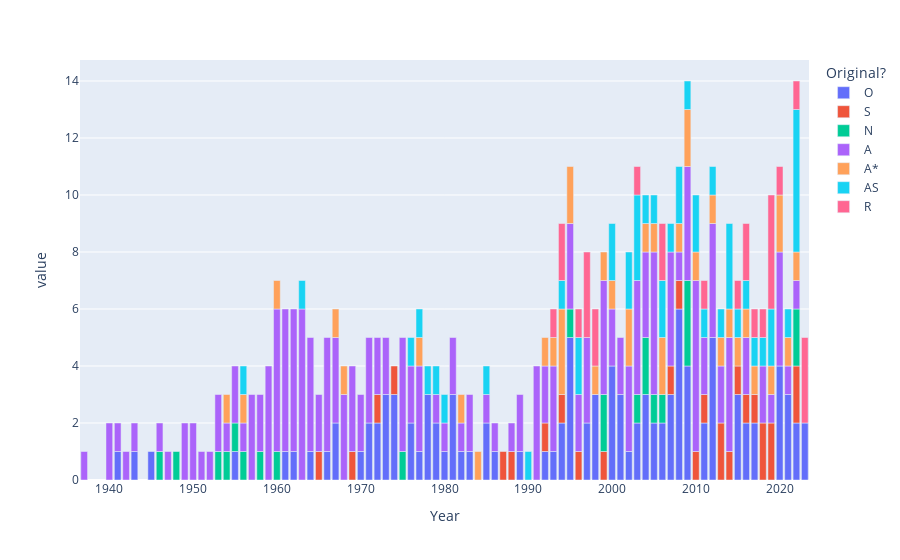

Notebook cell for this chart:
### Code cell
fig = px.bar(originality_by_year)
fig.show()

### Figure 1 — Plotly figure (JSON) as saved in the notebook; plotly's stock layout.template omitted (floating-point values rounded to 4 significant figures)
{"data": [{"alignmentgroup": "True", "hovertemplate": "Original?=O<br>Year=%{x}<br>value=%{y}<extra></extra>", "legendgroup": "O", "marker": {"color": "#636efa", "pattern": {"shape": ""}}, "name": "O", "offsetgroup": "O", "orientation": "v", "showlegend": true, "textposition": "auto", "type": "bar", "x": [1937, 1940, 1941, 1942, 1943, 1945, 1946, 1947, 1948, 1949, 1950, 1951, 1952, 1953, 1954, 1955, 1956, 1957, 1958, 1959, 1960, 1961, 1962, 1963, 1964, 1965, 1966, 1967, 1968, 1969, 1970, 1971, 1972, 1973, 1974, 1975, 1976, 1977, 1978, 1979, 1980, 1981, 1982, 1983, 1984, 1985, 1986, 1987, 1988, 1989, 1990, 1991, 1992, 1993, 1994, 1995, 1996, 1997, 1998, 1999, 2000, 2001, 2002, 2003, 2004, 2005, 2006, 2007, 2008, 2009, 2010, 2011, 2012, 2013, 2014, 2015, 2016, 2017, 2018, 2019, 2020, 2021, 2022, 2023], "xaxis": "x", "y": [null, null, 1, null, 1, 1, null, null, null, null, null, null, null, null, null, 1, null, null, null, null, null, 1, 1, null, 1, null, 1, 2, null, null, 1, 2, 2, 3, 3, null, 2, 1, 3, 2, 1, 3, 1, 1, null, 2, 1, null, null, 1, null, null, 1, 1, 2, 5, null, 2, 3, null, 4, 3, 1, 2, 3, 2, 2, 3, 6, 4, null, 2, 5, null, null, 3, 2, 2, null, null, 4, 3, 2, 2], "yaxis": "y"}, {"alignmentgroup": "True", "hovertemplate": "Original?=S<br>Year=%{x}<br>value=%{y}<extra></extra>", "legendgroup": "S", "marker": {"color": "#EF553B", "pattern": {"shape": ""}}, "name": "S", "offsetgroup": "S", "orientation": "v", "showlegend": true, "textposition": "auto", "type": "bar", "x": [1937, 1940, 1941, 1942, 1943, 1945, 1946, 1947, 1948, 1949, 1950, 1951, 1952, 1953, 1954, 1955, 1956, 1957, 1958, 1959, 1960, 1961, 1962, 1963, 1964, 1965, 1966, 1967, 1968, 1969, 1970, 1971, 1972, 1973, 1974, 1975, 1976, 1977, 1978, 1979, 1980, 1981, 1982, 1983, 1984, 1985, 1986, 1987, 1988, 1989, 1990, 1991, 1992, 1993, 1994, 1995, 1996, 1997, 1998, 1999, 2000, 2001, 2002, 2003, 2004, 2005, 2006, 2007, 2008, 2009, 2010, 2011, 2012, 2013, 2014, 2015, 2016, 2017, 2018, 2019, 2020, 2021, 2022, 2023], "xaxis": "x", "y": [null, null, null, null, null, null, null, null, null, null, null, null, null, null, null, null, null, null, null, null, null, null, null, null, null, 1, null, null, null, 1, null, null, 1, null, 1, null, null, null, null, null, null, null, null, null, null, null, null, 1, 1, null, null, null, 1, null, 1, null, 1, null, null, 1, null, null, null, null, null, null, null, 1, 1, null, 1, 1, null, 2, 1, 1, 1, 1, 2, 2, null, null, 2, null], "yaxis": "y"}, {"alignmentgroup": "True", "hovertemplate": "Original?=N<br>Year=%{x}<br>value=%{y}<extra></extra>", "legendgroup": "N", "marker": {"color": "#00cc96", "pattern": {"shape": ""}}, "name": "N", "offsetgroup": "N", "orientation": "v", "showlegend": true, "textposition": "auto", "type": "bar", "x": [1937, 1940, 1941, 1942, 1943, 1945, 1946, 1947, 1948, 1949, 1950, 1951, 1952, 1953, 1954, 1955, 1956, 1957, 1958, 1959, 1960, 1961, 1962, 1963, 1964, 1965, 1966, 1967, 1968, 1969, 1970, 1971, 1972, 1973, 1974, 1975, 1976, 1977, 1978, 1979, 1980, 1981, 1982, 1983, 1984, 1985, 1986, 1987, 1988, 1989, 1990, 1991, 1992, 1993, 1994, 1995, 1996, 1997, 1998, 1999, 2000, 2001, 2002, 2003, 2004, 2005, 2006, 2007, 2008, 2009, 2010, 2011, 2012, 2013, 2014, 2015, 2016, 2017, 2018, 2019, 2020, 2021, 2022, 2023], "xaxis": "x", "y": [null, null, null, null, null, null, 1, null, 1, null, null, null, null, 1, 1, 1, 1, null, 1, null, 1, null, null, null, null, null, null, null, null, null, null, null, null, null, null, 1, null, null, null, null, null, null, null, null, null, null, null, null, null, null, null, null, null, null, null, 1, null, null, null, 2, null, null, null, 1, 2, 1, 1, null, null, 3, null, null, null, null, null, null, null, null, null, null, null, null, 2, null], "yaxis": "y"}, {"alignmentgroup": "True", "hovertemplate": "Original?=A<br>Year=%{x}<br>value=%{y}<extra></extra>", "legendgroup": "A", "marker": {"color": "#ab63fa", "pattern": {"shape": ""}}, "name": "A", "offsetgroup": "A", "orientation": "v", "showlegend": true, "textposition": "auto", "type": "bar", "x": [1937, 1940, 1941, 1942, 1943, 1945, 1946, 1947, 1948, 1949, 1950, 1951, 1952, 1953, 1954, 1955, 1956, 1957, 1958, 1959, 1960, 1961, 1962, 1963, 1964, 1965, 1966, 1967, 1968, 1969, 1970, 1971, 1972, 1973, 1974, 1975, 1976, 1977, 1978, 1979, 1980, 1981, 1982, 1983, 1984, 1985, 1986, 1987, 1988, 1989, 1990, 1991, 1992, 1993, 1994, 1995, 1996, 1997, 1998, 1999, 2000, 2001, 2002, 2003, 2004, 2005, 2006, 2007, 2008, 2009, 2010, 2011, 2012, 2013, 2014, 2015, 2016, 2017, 2018, 2019, 2020, 2021, 2022, 2023], "xaxis": "x", "y": [1, 2, 1, 1, 1, null, 1, 1, null, 2, 2, 1, 1, 2, 1, 2, 1, 3, 2, 4, 5, 5, 5, 6, 4, 2, 4, 3, 3, 3, 2, 3, 2, 2, null, 4, 2, 3, null, 1, 1, 2, 1, 2, null, 1, 1, null, 1, 2, null, 4, 2, 3, null, 3, 2, 3, null, 4, 2, 2, 3, 4, 3, 5, null, 4, 1, 4, 6, 2, 4, 2, 4, null, 2, null, 2, 1, 4, 1, 1, null], "yaxis": "y"}, {"alignmentgroup": "True", "hovertemplate": "Original?=A*<br>Year=%{x}<br>value=%{y}<extra></extra>", "legendgroup": "A*", "marker": {"color": "#FFA15A", "pattern": {"shape": ""}}, "name": "A*", "offsetgroup": "A*", "orientation": "v", "showlegend": true, "textposition": "auto", "type": "bar", "x": [1937, 1940, 1941, 1942, 1943, 1945, 1946, 1947, 1948, 1949, 1950, 1951, 1952, 1953, 1954, 1955, 1956, 1957, 1958, 1959, 1960, 1961, 1962, 1963, 1964, 1965, 1966, 1967, 1968, 1969, 1970, 1971, 1972, 1973, 1974, 1975, 1976, 1977, 1978, 1979, 1980, 1981, 1982, 1983, 1984, 1985, 1986, 1987, 1988, 1989, 1990, 1991, 1992, 1993, 1994, 1995, 1996, 1997, 1998, 1999, 2000, 2001, 2002, 2003, 2004, 2005, 2006, 2007, 2008, 2009, 2010, 2011, 2012, 2013, 2014, 2015, 2016, 2017, 2018, 2019, 2020, 2021, 2022, 2023], "xaxis": "x", "y": [null, null, null, null, null, null, null, null, null, null, null, null, null, null, 1, null, 1, null, null, null, 1, null, null, null, null, null, null, 1, 1, null, null, null, null, null, null, null, null, 1, null, null, null, null, 1, null, 1, null, null, null, null, null, null, null, 1, 1, 3, 2, null, null, 1, 1, 1, null, 2, null, 1, 1, 2, null, 1, 2, 1, null, 1, 1, 1, 1, 1, 1, null, 1, 2, 1, 1, null], "yaxis": "y"}, {"alignmentgroup": "True", "hovertemplate": "Original?=AS<br>Year=%{x}<br>value=%{y}<extra></extra>", "legendgroup": "AS", "marker": {"color": "#19d3f3", "pattern": {"shape": ""}}, "name": "AS", "offsetgroup": "AS", "orientation": "v", "showlegend": true, "textposition": "auto", "type": "bar", "x": [1937, 1940, 1941, 1942, 1943, 1945, 1946, 1947, 1948, 1949, 1950, 1951, 1952, 1953, 1954, 1955, 1956, 1957, 1958, 1959, 1960, 1961, 1962, 1963, 1964, 1965, 1966, 1967, 1968, 1969, 1970, 1971, 1972, 1973, 1974, 1975, 1976, 1977, 1978, 1979, 1980, 1981, 1982, 1983, 1984, 1985, 1986, 1987, 1988, 1989, 1990, 1991, 1992, 1993, 1994, 1995, 1996, 1997, 1998, 1999, 2000, 2001, 2002, 2003, 2004, 2005, 2006, 2007, 2008, 2009, 2010, 2011, 2012, 2013, 2014, 2015, 2016, 2017, 2018, 2019, 2020, 2021, 2022, 2023], "xaxis": "x", "y": [null, null, null, null, null, null, null, null, null, null, null, null, null, null, null, null, 1, null, null, null, null, null, null, 1, null, null, null, null, null, null, null, null, null, null, null, null, 1, 1, 1, 1, 1, null, null, null, null, 1, null, null, null, null, 1, null, null, null, 1, null, 2, null, null, null, 2, null, 2, 3, 1, 1, 2, 1, 2, 1, 2, 1, 1, 1, 3, 1, 1, 1, 1, 2, null, 1, 5, null], "yaxis": "y"}, {"alignmentgroup": "True", "hovertemplate": "Original?=R<br>Year=%{x}<br>value=%{y}<extra></extra>", "legendgroup": "R", "marker": {"color": "#FF6692", "pattern": {"shape": ""}}, "name": "R", "offsetgroup": "R", "orientation": "v", "showlegend": true, "textposition": "auto", "type": "bar", "x": [1937, 1940, 1941, 1942, 1943, 1945, 1946, 1947, 1948, 1949, 1950, 1951, 1952, 1953, 1954, 1955, 1956, 1957, 1958, 1959, 1960, 1961, 1962, 1963, 1964, 1965, 1966, 1967, 1968, 1969, 1970, 1971, 1972, 1973, 1974, 1975, 1976, 1977, 1978, 1979, 1980, 1981, 1982, 1983, 1984, 1985, 1986, 1987, 1988, 1989, 1990, 1991, 1992, 1993, 1994, 1995, 1996, 1997, 1998, 1999, 2000, 2001, 2002, 2003, 2004, 2005, 2006, 2007, 2008, 2009, 2010, 2011, 2012, 2013, 2014, 2015, 2016, 2017, 2018, 2019, 2020, 2021, 2022, 2023], "xaxis": "x", "y": [null, null, null, null, null, null, null, null, null, null, null, null, null, null, null, null, null, null, null, null, null, null, null, null, null, null, null, null, null, null, null, null, null, null, null, null, null, null, null, null, null, null, null, null, null, null, null, null, null, null, null, null, null, 1, 2, null, 1, 3, 2, null, null, null, null, 1, null, null, 2, null, null, null, null, 1, null, null, null, 1, 2, 1, 1, 4, 1, null, 1, 3], "yaxis": "y"}], "layout": {"barmode": "relative", "legend": {"title": {"text": "Original?"}, "tracegroupgap": 0}, "margin": {"t": 60}, "xaxis": {"anchor": "y", "domain": [0, 1], "title": {"text": "Year"}}, "yaxis": {"anchor": "x", "domain": [0, 1], "title": {"text": "value"}}}}
